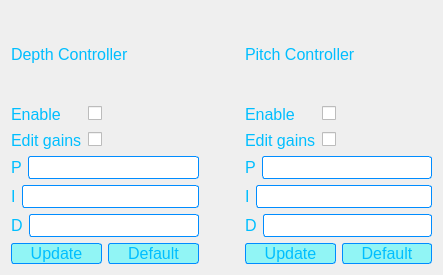
     <widget class="QWidget" name="layoutWidget_4">
      <property name="geometry">
       <rect>
        <x>50</x>
        <y>40</y>
        <width>443</width>
        <height>275</height>
       </rect>
      </property>
      <layout class="QHBoxLayout" name="horizontalLayout_18">
       <item>
        <layout class="QVBoxLayout" name="verticalLayout_8">
         <item>
          <layout class="QVBoxLayout" name="verticalLayout_5">
           <item>
            <widget class="QLabel" name="label_15">
             <property name="font">
              <font>
               <pointsize>12</pointsize>
              </font>
             </property>
             <property name="styleSheet">
              <string notr="true">color: rgba(0,190,255,255);border-radius: 3px;border-width: 0.5px;border-color:rgba(0,140,255,255);</string>
             </property>
             <property name="text">
              <string>Depth Controller</string>
             </property>
            </widget>
           </item>
           <item>
            <layout class="QHBoxLayout" name="horizontalLayout_16">
             <item>
              <widget class="QLabel" name="label_83">
               <property name="font">
                <font>
                 <pointsize>12</pointsize>
                </font>
               </property>
               <property name="styleSheet">
                <string notr="true">color: rgba(0,190,255,255);border-radius: 3px;border-width: 0.5px;border-color:rgba(0,140,255,255);</string>
               </property>
               <property name="text">
                <string>Enable</string>
               </property>
              </widget>
             </item>
             <item>
              <widget class="QCheckBox" name="depth_enable_checkbox">
               <property name="text">
                <string/>
               </property>
              </widget>
             </item>
             <item>
              <spacer name="horizontalSpacer_6">
               <property name="orientation">
                <enum>Qt::Horizontal</enum>
               </property>
               <property name="sizeType">
                <enum>QSizePolicy::Preferred</enum>
               </property>
               <property name="sizeHint" stdset="0">
                <size>
                 <width>40</width>
                 <height>20</height>
                </size>
               </property>
              </spacer>
             </item>
            </layout>
           </item>
           <item>
            <layout class="QHBoxLayout" name="horizontalLayout_13">
             <item>
              <widget class="QLabel" name="label_84">
               <property name="font">
                <font>
                 <pointsize>12</pointsize>
                </font>
               </property>
               <property name="styleSheet">
                <string notr="true">color: rgba(0,190,255,255);border-radius: 3px;border-width: 0.5px;border-color:rgba(0,140,255,255);</string>
               </property>
               <property name="text">
                <string>Edit gains</string>
               </property>
              </widget>
             </item>
             <item>
              <widget class="QCheckBox" name="depth_edit_checkbox">
               <property name="text">
                <string/>
               </property>
              </widget>
             </item>
             <item>
              <spacer name="horizontalSpacer_4">
               <property name="orientation">
                <enum>Qt::Horizontal</enum>
               </property>
               <property name="sizeType">
                <enum>QSizePolicy::Preferred</enum>
               </property>
               <property name="sizeHint" stdset="0">
                <size>
                 <width>40</width>
                 <height>20</height>
                </size>
               </property>
              </spacer>
             </item>
            </layout>
           </item>
           <item>
            <layout class="QVBoxLayout" name="verticalLayout_4">
             <item>
              <layout class="QHBoxLayout" name="horizontalLayout_4">
               <item>
                <widget class="QLabel" name="label_66">
                 <property name="font">
                  <font>
                   <pointsize>12</pointsize>
                  </font>
                 </property>
                 <property name="styleSheet">
                  <string notr="true">color: rgba(0,190,255,255);border-radius: 3px;border-width: 0.5px;border-color:rgba(0,140,255,255);</string>
                 </property>
                 <property name="text">
                  <string>P</string>
                 </property>
                </widget>
               </item>
               <item>
                <widget class="QLineEdit" name="p_depth_gain">
                 <property name="font">
                  <font>
                   <pointsize>12</pointsize>
                  </font>
                 </property>
                 <property name="styleSheet">
                  <string notr="true">color: rgba(0,190,255,255);border-style: solid;border-radius: 3px;border-width: 0.5px;border-color:rgba(0,140,255,255);</string>
                 </property>
                </widget>
               </item>
              </layout>
             </item>
             <item>
              <layout class="QHBoxLayout" name="horizontalLayout_5">
               <item>
                <widget class="QLabel" name="label_68">
                 <property name="font">
                  <font>
                   <pointsize>12</pointsize>
                  </font>
                 </property>
                 <property name="styleSheet">
                  <string notr="true">color: rgba(0,190,255,255);border-radius: 3px;border-width: 0.5px;border-color:rgba(0,140,255,255);</string>
                 </property>
                 <property name="text">
                  <string>I</string>
                 </property>
                </widget>
               </item>
               <item>
                <widget class="QLineEdit" name="i_depth_gain">
                 <property name="font">
                  <font>
                   <pointsize>12</pointsize>
                  </font>
                 </property>
                 <property name="styleSheet">
                  <string notr="true">color: rgba(0,190,255,255);border-style: solid;border-radius: 3px;border-width: 0.5px;border-color:rgba(0,140,255,255);</string>
                 </property>
                </widget>
               </item>
              </layout>
             </item>
             <item>
              <layout class="QHBoxLayout" name="horizontalLayout_6">
               <item>
                <widget class="QLabel" name="label_74">
                 <property name="font">
                  <font>
                   <pointsize>12</pointsize>
                  </font>
                 </property>
                 <property name="styleSheet">
                  <string notr="true">color: rgba(0,190,255,255);border-radius: 3px;border-width: 0.5px;border-color:rgba(0,140,255,255);</string>
                 </property>
                 <property name="text">
                  <string>D</string>
                 </property>
                </widget>
               </item>
               <item>
                <widget class="QLineEdit" name="d_depth_gain">
                 <property name="font">
                  <font>
                   <pointsize>12</pointsize>
                  </font>
                 </property>
                 <property name="styleSheet">
                  <string notr="true">color: rgba(0,190,255,255);border-style: solid;border-radius: 3px;border-width: 0.5px;border-color:rgba(0,140,255,255);</string>
                 </property>
                </widget>
               </item>
              </layout>
             </item>
            </layout>
           </item>
          </layout>
         </item>
         <item>
          <layout class="QHBoxLayout" name="horizontalLayout_11">
           <item>
            <widget class="QPushButton" name="update_depth_controller_btn">
             <property name="font">
              <font>
               <pointsize>12</pointsize>
              </font>
             </property>
             <property name="styleSheet">
              <string notr="true">QPushButton:!pressed{
     background-color:  rgba(0,255,255,100);
color: rgba(0,190,255,255);
border-style: solid;
border-radius: 3px;
border-width: 0.5px;
border-color: 
rgba(0,140,255,255);
 }
QPushButton:hover{
     background-color: rgb(0, 92, 255);
 }</string>
             </property>
             <property name="text">
              <string>Update</string>
             </property>
            </widget>
           </item>
           <item>
            <widget class="QPushButton" name="default_depth_controller_btn">
             <property name="font">
              <font>
               <pointsize>12</pointsize>
              </font>
             </property>
             <property name="styleSheet">
              <string notr="true">QPushButton:!pressed{
     background-color:  rgba(0,255,255,100);
color: rgba(0,190,255,255);
border-style: solid;
border-radius: 3px;
border-width: 0.5px;
border-color: 
rgba(0,140,255,255);
 }
QPushButton:hover{
     background-color: rgb(0, 92, 255);
 }</string>
             </property>
             <property name="text">
              <string>Default</string>
             </property>
            </widget>
           </item>
          </layout>
         </item>
        </layout>
       </item>
       <item>
        <spacer name="horizontalSpacer_8">
         <property name="orientation">
          <enum>Qt::Horizontal</enum>
         </property>
         <property name="sizeType">
          <enum>QSizePolicy::Preferred</enum>
         </property>
         <property name="sizeHint" stdset="0">
          <size>
           <width>40</width>
           <height>20</height>
          </size>
         </property>
        </spacer>
       </item>
       <item>
        <layout class="QVBoxLayout" name="verticalLayout_9">
         <item>
          <layout class="QVBoxLayout" name="verticalLayout_6">
           <item>
            <widget class="QLabel" name="label_26">
             <property name="font">
              <font>
               <pointsize>12</pointsize>
              </font>
             </property>
             <property name="styleSheet">
              <string notr="true">color: rgba(0,190,255,255)</string>
             </property>
             <property name="text">
              <string>Pitch Controller</string>
             </property>
            </widget>
           </item>
           <item>
            <layout class="QHBoxLayout" name="horizontalLayout_17">
             <item>
              <widget class="QLabel" name="label_75">
               <property name="font">
                <font>
                 <pointsize>12</pointsize>
                </font>
               </property>
               <property name="styleSheet">
                <string notr="true">color: rgba(0,190,255,255);border-radius: 3px;border-width: 0.5px;border-color:rgba(0,140,255,255);</string>
               </property>
               <property name="text">
                <string>Enable</string>
               </property>
              </widget>
             </item>
             <item>
              <widget class="QCheckBox" name="pitch_enable_checkbox">
               <property name="text">
                <string/>
               </property>
              </widget>
             </item>
             <item>
              <spacer name="horizontalSpacer_7">
               <property name="orientation">
                <enum>Qt::Horizontal</enum>
               </property>
               <property name="sizeType">
                <enum>QSizePolicy::Preferred</enum>
               </property>
               <property name="sizeHint" stdset="0">
                <size>
                 <width>40</width>
                 <height>20</height>
                </size>
               </property>
              </spacer>
             </item>
            </layout>
           </item>
           <item>
            <layout class="QHBoxLayout" name="horizontalLayout_14">
             <item>
              <widget class="QLabel" name="label_82">
               <property name="font">
                <font>
                 <pointsize>12</pointsize>
                </font>
               </property>
               <property name="styleSheet">
                <string notr="true">color: rgba(0,190,255,255);border-radius: 3px;border-width: 0.5px;border-color:rgba(0,140,255,255);</string>
               </property>
               <property name="text">
                <string>Edit gains</string>
               </property>
              </widget>
             </item>
             <item>
              <widget class="QCheckBox" name="pitch_edit_checkbox">
               <property name="text">
                <string/>
               </property>
              </widget>
             </item>
             <item>
              <spacer name="horizontalSpacer_5">
               <property name="orientation">
                <enum>Qt::Horizontal</enum>
               </property>
               <property name="sizeType">
                <enum>QSizePolicy::Preferred</enum>
               </property>
               <property name="sizeHint" stdset="0">
                <size>
                 <width>40</width>
                 <height>20</height>
                </size>
               </property>
              </spacer>
             </item>
            </layout>
           </item>
           <item>
            <layout class="QVBoxLayout" name="verticalLayout_7">
             <item>
              <layout class="QHBoxLayout" name="horizontalLayout_8">
               <item>
                <widget class="QLabel" name="label_69">
                 <property name="font">
                  <font>
                   <pointsize>12</pointsize>
                  </font>
                 </property>
                 <property name="styleSheet">
                  <string notr="true">color: rgba(0,190,255,255);border-radius: 3px;border-width: 0.5px;border-color:rgba(0,140,255,255);</string>
                 </property>
                 <property name="text">
                  <string>P</string>
                 </property>
                </widget>
               </item>
               <item>
                <widget class="QLineEdit" name="p_pitch_gain">
                 <property name="font">
                  <font>
                   <pointsize>12</pointsize>
                  </font>
                 </property>
                 <property name="styleSheet">
                  <string notr="true">color: rgba(0,190,255,255);border-style: solid;border-radius: 3px;border-width: 0.5px;border-color:rgba(0,140,255,255);</string>
                 </property>
                </widget>
               </item>
              </layout>
             </item>
             <item>
              <layout class="QHBoxLayout" name="horizontalLayout_9">
               <item>
                <widget class="QLabel" name="label_70">
                 <property name="font">
                  <font>
                   <pointsize>12</pointsize>
                  </font>
                 </property>
                 <property name="styleSheet">
                  <string notr="true">color: rgba(0,190,255,255);border-radius: 3px;border-width: 0.5px;border-color:rgba(0,140,255,255);</string>
                 </property>
                 <property name="text">
                  <string>I</string>
                 </property>
                </widget>
               </item>
               <item>
                <widget class="QLineEdit" name="i_pitch_gain">
                 <property name="font">
                  <font>
                   <pointsize>12</pointsize>
                  </font>
                 </property>
                 <property name="styleSheet">
                  <string notr="true">color: rgba(0,190,255,255);border-style: solid;border-radius: 3px;border-width: 0.5px;border-color:rgba(0,140,255,255);</string>
                 </property>
                </widget>
               </item>
              </layout>
             </item>
             <item>
              <layout class="QHBoxLayout" name="horizontalLayout_10">
               <item>
                <widget class="QLabel" name="label_71">
                 <property name="font">
                  <font>
                   <pointsize>12</pointsize>
                  </font>
                 </property>
                 <property name="styleSheet">
                  <string notr="true">color: rgba(0,190,255,255);border-radius: 3px;border-width: 0.5px;border-color:rgba(0,140,255,255);</string>
                 </property>
                 <property name="text">
                  <string>D</string>
                 </property>
                </widget>
               </item>
               <item>
                <widget class="QLineEdit" name="d_pitch_gain">
                 <property name="font">
                  <font>
                   <pointsize>12</pointsize>
                  </font>
                 </property>
                 <property name="styleSheet">
                  <string notr="true">color: rgba(0,190,255,255);border-style: solid;border-radius: 3px;border-width: 0.5px;border-color:rgba(0,140,255,255);</string>
                 </property>
                </widget>
               </item>
              </layout>
             </item>
            </layout>
           </item>
          </layout>
         </item>
         <item>
          <layout class="QHBoxLayout" name="horizontalLayout_12">
           <item>
            <widget class="QPushButton" name="update_pitch_controller_btn">
             <property name="font">
              <font>
               <pointsize>12</pointsize>
              </font>
             </property>
             <property name="styleSheet">
              <string notr="true">QPushButton:!pressed{
     background-color:  rgba(0,255,255,100);
color: rgba(0,190,255,255);
border-style: solid;
border-radius: 3px;
border-width: 0.5px;
border-color: 
rgba(0,140,255,255);
 }
QPushButton:hover{
     background-color: rgb(0, 92, 255);
 }</string>
             </property>
             <property name="text">
              <string>Update</string>
             </property>
            </widget>
           </item>
           <item>
            <widget class="QPushButton" name="default_pitch_controller_btn">
             <property name="font">
              <font>
               <pointsize>12</pointsize>
              </font>
             </property>
             <property name="styleSheet">
              <string notr="true">QPushButton:!pressed{
     background-color:  rgba(0,255,255,100);
color: rgba(0,190,255,255);
border-style: solid;
border-radius: 3px;
border-width: 0.5px;
border-color: 
rgba(0,140,255,255);
 }
QPushButton:hover{
     background-color: rgb(0, 92, 255);
 }</string>
             </property>
             <property name="text">
              <string>Default</string>
             </property>
            </widget>
           </item>
          </layout>
         </item>
        </layout>
       </item>
      </layout>
     </widget>
